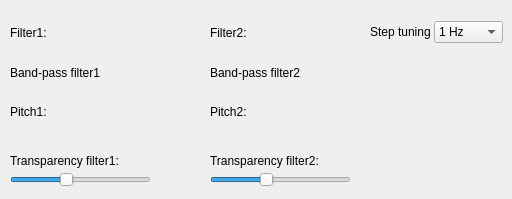
     <widget class="QWidget" name="tab_7">
      <attribute name="title">
       <string>Filter</string>
      </attribute>
      <widget class="QLabel" name="label_89">
       <property name="geometry">
        <rect>
         <x>10</x>
         <y>22</y>
         <width>41</width>
         <height>21</height>
        </rect>
       </property>
       <property name="text">
        <string>Filter1:</string>
       </property>
      </widget>
      <widget class="QWidget" name="WdgFilter1Color" native="true">
       <property name="geometry">
        <rect>
         <x>100</x>
         <y>20</y>
         <width>50</width>
         <height>25</height>
        </rect>
       </property>
      </widget>
      <widget class="QWidget" name="WdgBand1Color" native="true">
       <property name="geometry">
        <rect>
         <x>100</x>
         <y>60</y>
         <width>50</width>
         <height>25</height>
        </rect>
       </property>
      </widget>
      <widget class="QWidget" name="WdgPitchColor1" native="true">
       <property name="geometry">
        <rect>
         <x>100</x>
         <y>100</y>
         <width>50</width>
         <height>25</height>
        </rect>
       </property>
      </widget>
      <widget class="QLabel" name="label_96">
       <property name="geometry">
        <rect>
         <x>10</x>
         <y>101</y>
         <width>91</width>
         <height>21</height>
        </rect>
       </property>
       <property name="text">
        <string>Pitch1:</string>
       </property>
      </widget>
      <widget class="QWidget" name="WdgPitchColor2" native="true">
       <property name="geometry">
        <rect>
         <x>300</x>
         <y>100</y>
         <width>50</width>
         <height>25</height>
        </rect>
       </property>
      </widget>
      <widget class="QLabel" name="label_91">
       <property name="geometry">
        <rect>
         <x>210</x>
         <y>22</y>
         <width>41</width>
         <height>21</height>
        </rect>
       </property>
       <property name="text">
        <string>Filter2:</string>
       </property>
      </widget>
      <widget class="QLabel" name="label_99">
       <property name="geometry">
        <rect>
         <x>210</x>
         <y>101</y>
         <width>91</width>
         <height>21</height>
        </rect>
       </property>
       <property name="text">
        <string>Pitch2:</string>
       </property>
      </widget>
      <widget class="QWidget" name="WdgBand2Color" native="true">
       <property name="geometry">
        <rect>
         <x>300</x>
         <y>60</y>
         <width>50</width>
         <height>25</height>
        </rect>
       </property>
      </widget>
      <widget class="QWidget" name="WdgFilter2Color" native="true">
       <property name="geometry">
        <rect>
         <x>300</x>
         <y>20</y>
         <width>50</width>
         <height>25</height>
        </rect>
       </property>
      </widget>
      <widget class="QSlider" name="hslTransparentFilter1">
       <property name="geometry">
        <rect>
         <x>10</x>
         <y>170</y>
         <width>141</width>
         <height>20</height>
        </rect>
       </property>
       <property name="maximum">
        <number>255</number>
       </property>
       <property name="value">
        <number>100</number>
       </property>
       <property name="orientation">
        <enum>Qt::Horizontal</enum>
       </property>
      </widget>
      <widget class="QLabel" name="label_97">
       <property name="geometry">
        <rect>
         <x>10</x>
         <y>150</y>
         <width>121</width>
         <height>21</height>
        </rect>
       </property>
       <property name="text">
        <string>Transparency filter1:</string>
       </property>
      </widget>
      <widget class="QSlider" name="hslTransparentFilter2">
       <property name="geometry">
        <rect>
         <x>210</x>
         <y>170</y>
         <width>141</width>
         <height>20</height>
        </rect>
       </property>
       <property name="maximum">
        <number>255</number>
       </property>
       <property name="value">
        <number>100</number>
       </property>
       <property name="orientation">
        <enum>Qt::Horizontal</enum>
       </property>
      </widget>
      <widget class="QLabel" name="label_100">
       <property name="geometry">
        <rect>
         <x>210</x>
         <y>150</y>
         <width>121</width>
         <height>21</height>
        </rect>
       </property>
       <property name="text">
        <string>Transparency filter2:</string>
       </property>
      </widget>
      <widget class="QLabel" name="label_101">
       <property name="geometry">
        <rect>
         <x>10</x>
         <y>62</y>
         <width>91</width>
         <height>21</height>
        </rect>
       </property>
       <property name="text">
        <string>Band-pass filter1:</string>
       </property>
      </widget>
      <widget class="QLabel" name="label_102">
       <property name="geometry">
        <rect>
         <x>210</x>
         <y>62</y>
         <width>91</width>
         <height>21</height>
        </rect>
       </property>
       <property name="text">
        <string>Band-pass filter2:</string>
       </property>
      </widget>
      <widget class="QComboBox" name="cbStepFilter">
       <property name="geometry">
        <rect>
         <x>434</x>
         <y>21</y>
         <width>69</width>
         <height>22</height>
        </rect>
       </property>
       <item>
        <property name="text">
         <string>1 Hz</string>
        </property>
       </item>
       <item>
        <property name="text">
         <string>5 Hz</string>
        </property>
       </item>
       <item>
        <property name="text">
         <string>10 Hz</string>
        </property>
       </item>
       <item>
        <property name="text">
         <string>25 Hz</string>
        </property>
       </item>
       <item>
        <property name="text">
         <string>50 Hz</string>
        </property>
       </item>
       <item>
        <property name="text">
         <string>100 Hz</string>
        </property>
       </item>
       <item>
        <property name="text">
         <string>250 Hz</string>
        </property>
       </item>
       <item>
        <property name="text">
         <string>500 Hz</string>
        </property>
       </item>
       <item>
        <property name="text">
         <string>1 kHz</string>
        </property>
       </item>
      </widget>
      <widget class="QLabel" name="label_9">
       <property name="geometry">
        <rect>
         <x>370</x>
         <y>24</y>
         <width>61</width>
         <height>16</height>
        </rect>
       </property>
       <property name="text">
        <string>Step tuning:</string>
       </property>
      </widget>
     </widget>
